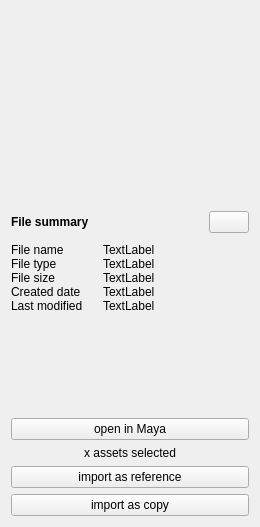
<?xml version="1.0" encoding="UTF-8"?>
<ui version="4.0">
 <class>assetPreviewWidget</class>
 <widget class="QWidget" name="assetPreviewWidget">
  <property name="geometry">
   <rect>
    <x>0</x>
    <y>0</y>
    <width>260</width>
    <height>527</height>
   </rect>
  </property>
  <property name="windowTitle">
   <string>Form</string>
  </property>
  <layout class="QVBoxLayout" name="verticalLayout">
   <item>
    <layout class="QVBoxLayout" name="verticalLayout_2">
     <item>
      <widget class="QWidget" name="singleAssetWidget" native="true">
       <layout class="QVBoxLayout" name="verticalLayout_6">
        <property name="spacing">
         <number>0</number>
        </property>
        <property name="leftMargin">
         <number>0</number>
        </property>
        <property name="topMargin">
         <number>0</number>
        </property>
        <property name="rightMargin">
         <number>0</number>
        </property>
        <property name="bottomMargin">
         <number>0</number>
        </property>
        <item>
         <widget class="QGraphicsView" name="previewView">
          <property name="minimumSize">
           <size>
            <width>0</width>
            <height>200</height>
           </size>
          </property>
          <property name="focusPolicy">
           <enum>Qt::NoFocus</enum>
          </property>
          <property name="styleSheet">
           <string notr="true">background:transparent</string>
          </property>
         </widget>
        </item>
        <item>
         <layout class="QHBoxLayout" name="horizontalLayout_2">
          <property name="spacing">
           <number>0</number>
          </property>
          <item>
           <widget class="QLabel" name="label">
            <property name="font">
             <font>
              <pointsize>9</pointsize>
              <weight>75</weight>
              <bold>true</bold>
             </font>
            </property>
            <property name="text">
             <string>File summary</string>
            </property>
           </widget>
          </item>
          <item>
           <spacer name="horizontalSpacer">
            <property name="orientation">
             <enum>Qt::Horizontal</enum>
            </property>
            <property name="sizeHint" stdset="0">
             <size>
              <width>40</width>
              <height>20</height>
             </size>
            </property>
           </spacer>
          </item>
          <item>
           <widget class="FlatButton" name="refreshButton">
            <property name="text">
             <string/>
            </property>
            <property name="icon">
             <iconset resource="../resource/resource.qrc">
              <normaloff>:/icon/refresh.png</normaloff>:/icon/refresh.png</iconset>
            </property>
           </widget>
          </item>
         </layout>
        </item>
        <item>
         <spacer name="verticalSpacer_2">
          <property name="orientation">
           <enum>Qt::Vertical</enum>
          </property>
          <property name="sizeType">
           <enum>QSizePolicy::Fixed</enum>
          </property>
          <property name="sizeHint" stdset="0">
           <size>
            <width>20</width>
            <height>10</height>
           </size>
          </property>
         </spacer>
        </item>
        <item>
         <layout class="QFormLayout" name="formLayout">
          <property name="labelAlignment">
           <set>Qt::AlignLeading|Qt::AlignLeft|Qt::AlignVCenter</set>
          </property>
          <property name="horizontalSpacing">
           <number>20</number>
          </property>
          <item row="0" column="0">
           <widget class="QLabel" name="label_2">
            <property name="text">
             <string>File name</string>
            </property>
           </widget>
          </item>
          <item row="0" column="1">
           <widget class="QWidget" name="fileNameWidget" native="true">
            <layout class="QHBoxLayout" name="horizontalLayout">
             <property name="spacing">
              <number>0</number>
             </property>
             <property name="leftMargin">
              <number>0</number>
             </property>
             <property name="topMargin">
              <number>0</number>
             </property>
             <property name="rightMargin">
              <number>0</number>
             </property>
             <property name="bottomMargin">
              <number>0</number>
             </property>
             <item>
              <widget class="QLabel" name="fileNameLabel">
               <property name="text">
                <string>TextLabel</string>
               </property>
              </widget>
             </item>
            </layout>
           </widget>
          </item>
          <item row="1" column="0">
           <widget class="QLabel" name="label_3">
            <property name="text">
             <string>File type</string>
            </property>
           </widget>
          </item>
          <item row="1" column="1">
           <widget class="QWidget" name="fileTypeWidget" native="true">
            <layout class="QVBoxLayout" name="verticalLayout_5">
             <property name="spacing">
              <number>0</number>
             </property>
             <property name="leftMargin">
              <number>0</number>
             </property>
             <property name="topMargin">
              <number>0</number>
             </property>
             <property name="rightMargin">
              <number>0</number>
             </property>
             <property name="bottomMargin">
              <number>0</number>
             </property>
             <item>
              <widget class="QLabel" name="fileTypeLabel">
               <property name="text">
                <string>TextLabel</string>
               </property>
              </widget>
             </item>
            </layout>
           </widget>
          </item>
          <item row="2" column="0">
           <widget class="QLabel" name="label_4">
            <property name="text">
             <string>File size</string>
            </property>
           </widget>
          </item>
          <item row="2" column="1">
           <widget class="QWidget" name="fileSizeWidget" native="true">
            <layout class="QVBoxLayout" name="verticalLayout_7">
             <property name="spacing">
              <number>0</number>
             </property>
             <property name="leftMargin">
              <number>0</number>
             </property>
             <property name="topMargin">
              <number>0</number>
             </property>
             <property name="rightMargin">
              <number>0</number>
             </property>
             <property name="bottomMargin">
              <number>0</number>
             </property>
             <item>
              <widget class="QLabel" name="fileSizeLabel">
               <property name="text">
                <string>TextLabel</string>
               </property>
              </widget>
             </item>
            </layout>
           </widget>
          </item>
          <item row="3" column="0">
           <widget class="QLabel" name="label_7">
            <property name="text">
             <string>Created date</string>
            </property>
           </widget>
          </item>
          <item row="3" column="1">
           <widget class="QWidget" name="createdDateWidget" native="true">
            <layout class="QVBoxLayout" name="verticalLayout_8">
             <property name="spacing">
              <number>0</number>
             </property>
             <property name="leftMargin">
              <number>0</number>
             </property>
             <property name="topMargin">
              <number>0</number>
             </property>
             <property name="rightMargin">
              <number>0</number>
             </property>
             <property name="bottomMargin">
              <number>0</number>
             </property>
             <item>
              <widget class="QLabel" name="fileCreatedDateLabel">
               <property name="text">
                <string>TextLabel</string>
               </property>
              </widget>
             </item>
            </layout>
           </widget>
          </item>
          <item row="4" column="0">
           <widget class="QLabel" name="lastModifiedDateLabel">
            <property name="text">
             <string>Last modified</string>
            </property>
           </widget>
          </item>
          <item row="4" column="1">
           <widget class="QWidget" name="lastModifiedDateWidget" native="true">
            <layout class="QVBoxLayout" name="verticalLayout_9">
             <property name="spacing">
              <number>0</number>
             </property>
             <property name="leftMargin">
              <number>0</number>
             </property>
             <property name="topMargin">
              <number>0</number>
             </property>
             <property name="rightMargin">
              <number>0</number>
             </property>
             <property name="bottomMargin">
              <number>0</number>
             </property>
             <item>
              <widget class="QLabel" name="fileLastModifiedDateLabel">
               <property name="text">
                <string>TextLabel</string>
               </property>
              </widget>
             </item>
            </layout>
           </widget>
          </item>
         </layout>
        </item>
        <item>
         <widget class="QWidget" name="blankWidget" native="true">
          <property name="sizePolicy">
           <sizepolicy hsizetype="Expanding" vsizetype="Expanding">
            <horstretch>0</horstretch>
            <verstretch>0</verstretch>
           </sizepolicy>
          </property>
         </widget>
        </item>
        <item>
         <widget class="QPushButton" name="openInMayaButton">
          <property name="text">
           <string>open in Maya</string>
          </property>
         </widget>
        </item>
       </layout>
      </widget>
     </item>
     <item>
      <widget class="QWidget" name="multiAssetsWidget" native="true">
       <layout class="QVBoxLayout" name="verticalLayout_4">
        <property name="spacing">
         <number>0</number>
        </property>
        <property name="leftMargin">
         <number>0</number>
        </property>
        <property name="topMargin">
         <number>0</number>
        </property>
        <property name="rightMargin">
         <number>0</number>
        </property>
        <property name="bottomMargin">
         <number>0</number>
        </property>
        <item>
         <widget class="QLabel" name="assetSelectedLabel">
          <property name="sizePolicy">
           <sizepolicy hsizetype="Expanding" vsizetype="Preferred">
            <horstretch>0</horstretch>
            <verstretch>0</verstretch>
           </sizepolicy>
          </property>
          <property name="text">
           <string>x assets selected</string>
          </property>
          <property name="alignment">
           <set>Qt::AlignCenter</set>
          </property>
         </widget>
        </item>
       </layout>
      </widget>
     </item>
    </layout>
   </item>
   <item>
    <layout class="QVBoxLayout" name="verticalLayout_3">
     <item>
      <widget class="QPushButton" name="importReferenceButton">
       <property name="text">
        <string>import as reference</string>
       </property>
      </widget>
     </item>
     <item>
      <widget class="QPushButton" name="importCopyButton">
       <property name="text">
        <string>import as copy</string>
       </property>
      </widget>
     </item>
    </layout>
   </item>
  </layout>
 </widget>
 <customwidgets>
  <customwidget>
   <class>FlatButton</class>
   <extends>QPushButton</extends>
   <header>junkbox.component.flatbutton.h</header>
  </customwidget>
 </customwidgets>
 <resources>
  <include location="../resource/resource.qrc"/>
 </resources>
 <connections/>
</ui>
